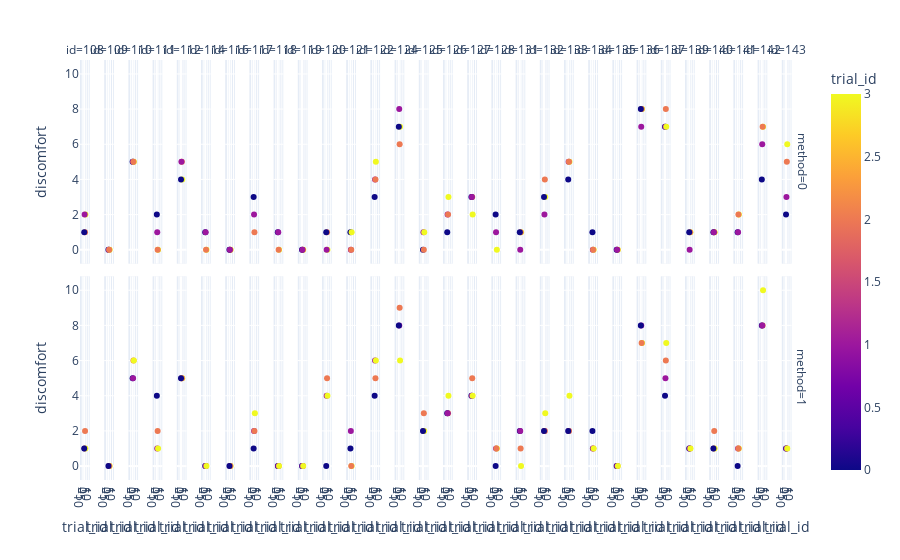

The cell this chart's notebook holds for it:
### Code cell
#plot scaled_ipa vs trial_id for each participant and method
fig = px.scatter(mm_nav_data, x='trial_id', y='discomfort', color='trial_id', facet_col='id', facet_row='method')
fig.show()
